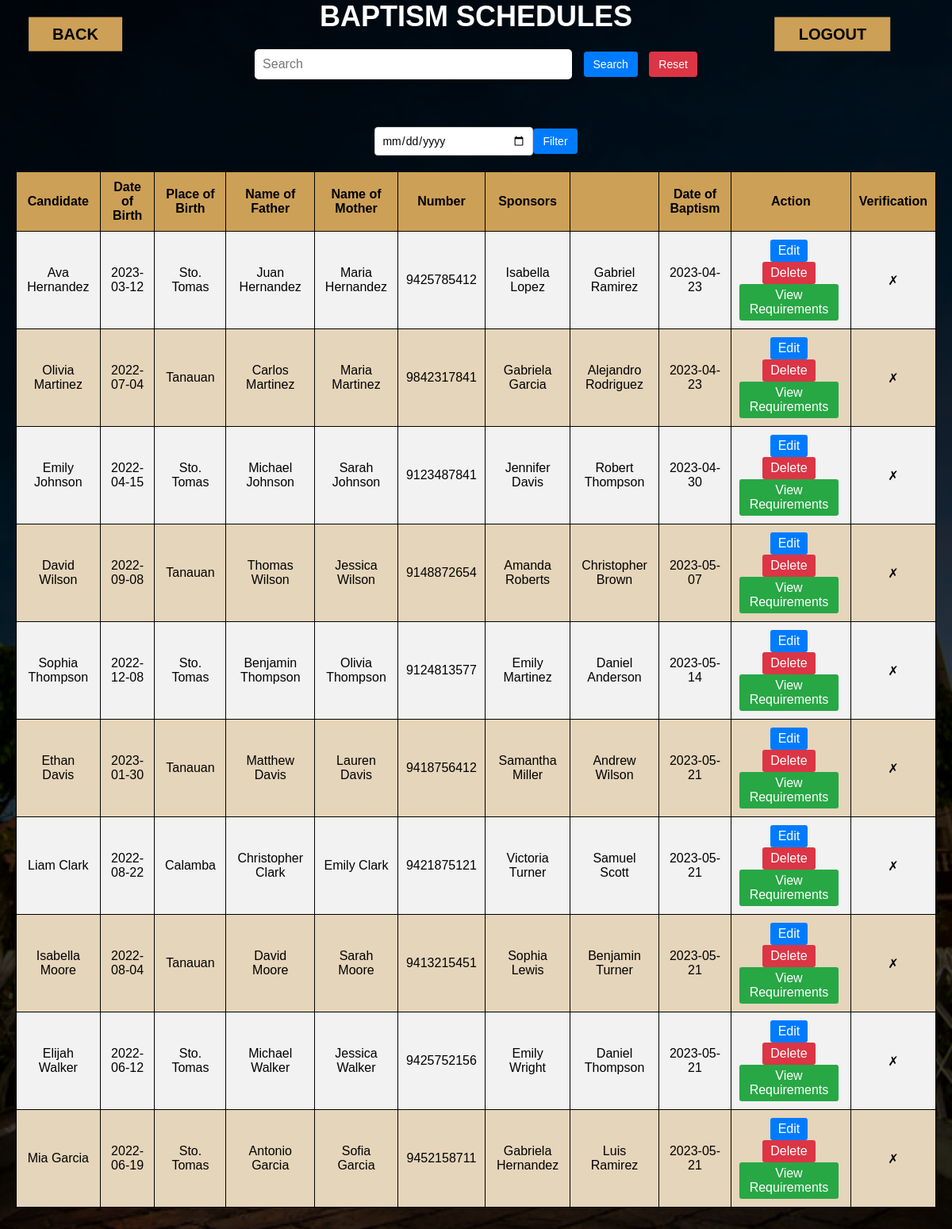
The app's page /adminbaptism.php (signed in), older data.
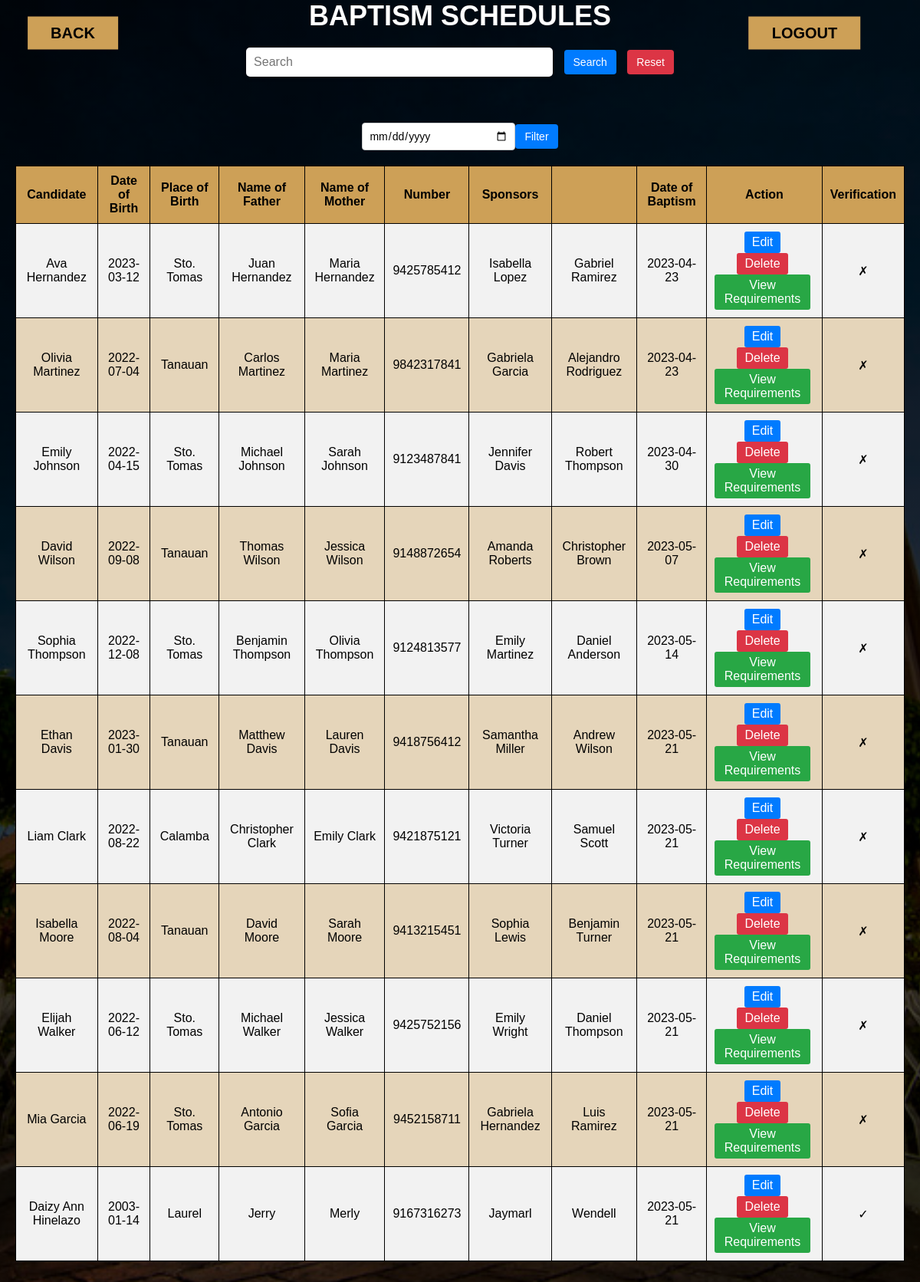
The same page, newer data.
### tables this page shows
CREATE TABLE `tbl_baptism` (
  `id` int(11) NOT NULL,
  `Candidate` varchar(255) NOT NULL,
  `Birth` date NOT NULL,
  `Place` varchar(255) NOT NULL,
  `Father` varchar(255) NOT NULL,
  `Mother` varchar(255) NOT NULL,
  `number` bigint(15) NOT NULL,
  `Godmother` varchar(255) NOT NULL,
  `Godfather` varchar(255) NOT NULL,
  `Baptism` date NOT NULL,
  `Verification` tinyint(1) NOT NULL,
  `Verification1` tinyint(1) NOT NULL,
  `Verification2` tinyint(1) NOT NULL,
  `Verification3` tinyint(1) NOT NULL
);

### adminbaptism.php (the view, shortened to what this page needs)
<?php
$conn = new mysqli('localhost', 'root', '', 'db_church');
$search = "";
$sql = "SELECT * FROM tbl_baptism";
$sql .= " ORDER BY Baptism ASC";
$result = $conn->query($sql);
?>
<!DOCTYPE html>
<html lang="en">
<head>
    <link rel="stylesheet" href="admin.css">
</head>
<body>
<section class="title">
    <form class="name">
        <h1>BAPTISM SCHEDULES</h1>
    </form>
</section>
<div class="container">
    <div class="content">
        <a href="logout.php" class="btn"><b>LOGOUT</b></a>
        <a href="admin1.php" class="btn2"><b>BACK</b></a>
    </div>
    <div class="search-bar">
    <form method="post">
        <input type="text" placeholder="Search" name="search" value="<?php echo $search; ?>">
        <button class="btn btn-dark btn-sm" name="submit">Search</button>
        <button class="reset-button" type="submit" name="reset">Reset</button>
    </form>
</div>
<div class="filter">
    <form method="get" class="filter">
        <input type="date" id="mass" name="mass" value="<?php echo $massFilter; ?>">
        <button type="submit" name="submit">Filter</button>
    </form>
</div>
        <table>
            <tr>
                <th>Candidate</th>
                <th>Date of Birth</th>
                <th>Place of Birth</th>
                <th>Name of Father</th>
                <th>Name of Mother</th>
                <th>Number</th>
                <th>Sponsors</th>
                <th> </th>
                <th>Date of Baptism</th>
                <th>Action</th>
                <th>Verification</th>
            </tr>
            <?php while ($row = mysqli_fetch_assoc($result)): ?>
                <tr>
                    <td><?php echo $row['Candidate']; ?></td>
                    <td><?php echo $row['Birth']; ?></td>
                    <td><?php echo $row['Place']; ?></td>
                    <td><?php echo $row['Father']; ?></td>
                    <td><?php echo $row['Mother']; ?></td>
                    <td><?php echo $row['number']; ?></td>
                    <td><?php echo $row['Godmother']; ?></td>
                    <td><?php echo $row['Godfather']; ?></td>
                    <td><?php echo $row['Baptism']; ?></td>
                    <td>
                        <a href="editbaptism.php?id=<?php echo $row['id']; ?>" class="edit-btn active">Edit</a>
                        <form method="post">
                            <button type="submit" name="delete" class="delete-btn active">Delete</button>
                        </form>
                        <a href="brequirements.php?id=<?php echo $row['id']; ?>" class="view-requirements-btn active">View Requirements</a>
                    </td>
                    <td>
                        <?php if ($row['Verification'] == 1) {
                            echo "&#x2713;";
                        } else {
                            echo "&#x2717;";
                        } ?>
                    </td>
                </tr>
            <?php endwhile; ?>
        </table>
    </div>
</body>
</html>

Row changes from the older to the newer data that the page shows:
added tbl_baptism: Candidate "Daizy Ann Hinelazo", Birth "2003-01-14", Place "Laurel", Father "Jerry", Mother "Merly", number "9167316273", Godmother "Jaymarl", Godfather "Wendell", Baptism "2023-05-21"
